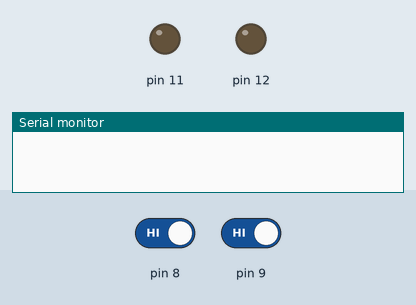
Simulated run of this sketch. Board: Arduino Uno, built with avr-gcc and run on an emulated ATmega328P. Parts: output pins drawn as LEDs (lit = HIGH), the last lines printed to the serial monitor. Dashed ring = blinking. The inputs (shaded band) are chosen by the test bench; at power-on: pin 8 HIGH, pin 9 HIGH.

Above: at 1.2 s.
1.3 s: pin 8 driven LOW
At 1.45 s:
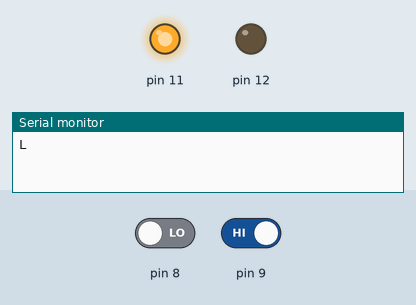
4.3 s: pin 9 driven LOW
At 5.05 s:
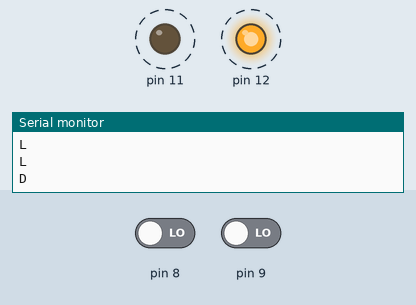
7.3 s: pin 9 driven HIGH
At 7.45 s:
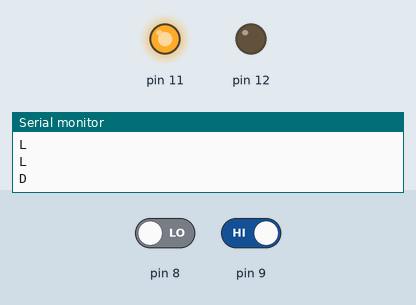
10.3 s: pin 8 driven HIGH
At 10.7 s:
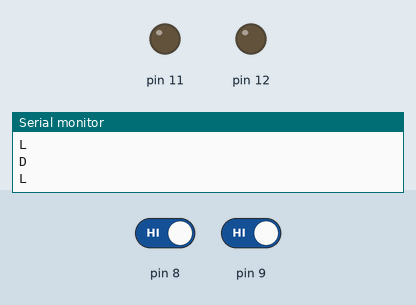
Timing chart, 0 to 12.8 s (numbered marks = the images above; inputs shaded):
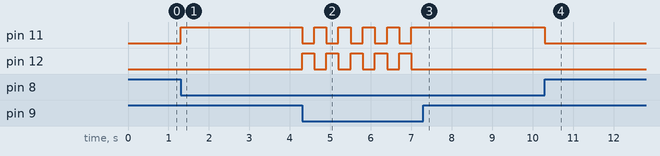

The sketch:

codigo_servidor.ino
```cpp
// C++ code

bool varMicro01 = false;
bool varMicro02 = false;
void setup() {
  pinMode(8, INPUT);
  pinMode(9, INPUT);
  pinMode(11, OUTPUT);
  pinMode(12, OUTPUT);
  Serial.begin(9600);
}

void loop() {
  if (digitalRead(8) == LOW) {
    varMicro01 = !varMicro01;
    digitalWrite(11, HIGH);
    if (varMicro01) {
      Serial.println("L");
    } else {
      Serial.println("D");
    }
    delay(300);
    digitalWrite(11, LOW);
  }
  if (digitalRead(9) == LOW) {
    varMicro02 = !varMicro02;
    digitalWrite(12, HIGH);
    if (varMicro02) {
      Serial.println("L");
    } else {
      Serial.println("D");
    }
    delay(300);
    digitalWrite(12, LOW);
  }
}
```

Measured:
- after the input at 1.3 s, pin 11: LOW → HIGH at once
- after the input at 4.3 s, pin 11, pin 12: alternates HIGH for 0.30 s and LOW for 0.30 s, starting at once
- after the input at 7.3 s, pin 11: stops changing and stays HIGH; pin 12: stops changing and stays LOW
- after the input at 10.3 s, pin 11: HIGH → LOW at once
